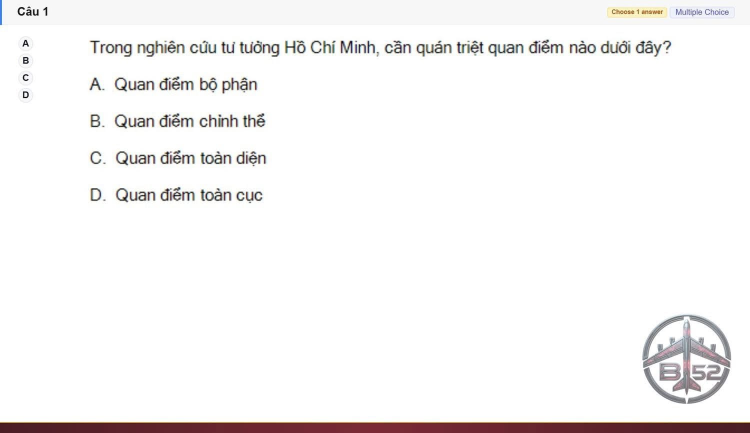
#> input picture HCM202 SU26 FE_001.jpg, 1500 x 866 px (shown at 1/2 size); its folder holds only this picture in this run
$ python -i fuexam_core.py   (imports and definitions only)
#> lines starting #> are read from the running program, lines starting #| are printed output that depends on the picture
from __future__ import annotations

import base64
import csv
import io
import json
import os
import re
import shutil
import subprocess
import time
import unicodedata
import urllib.error
import urllib.request
import uuid
from dataclasses import dataclass
from pathlib import Path

from PIL import Image


IMAGE_EXTENSIONS = {".jpg", ".jpeg", ".png", ".webp", ".gif", ".bmp", ".tif", ".tiff"}
NUMBERED_NAME = re.compile(r"^(.*?)(\d+)(\.[^.]+)$")


@dataclass(frozen=True)
class RenameItem:
    source: Path
    target: Path
    question_number: int


# [14 lines left out: functions list_images, infer_name_parts, not called in this run]


def make_target(source: Path, question_number: int, prefix: str, digits: int, extension: str) -> Path:
    ext = extension if extension.startswith(".") else f".{extension}"
    return source.parent / f"{prefix}{question_number:0{digits}d}{ext}"


# [114 lines left out: functions validate_rename_items, unique_backup_folder, execute_safe_rename, extract_first_json_integer, get_ollama_models, find_ollama_executable and 1 more, not called in this run]


def _question_header(image_path: Path) -> Image.Image:
#> called with image_path = '../HCM202 SU26 FE_001.jpg'
    with Image.open(image_path) as source:
#> source is the input picture: PIL image 1500x866 RGB; mean R, G, B 245.9, 244.4, 244.2
        image = source.convert("RGB")
    header_height = max(1, round(image.height * 0.28))
#> header_height = 242
    image = image.crop((0, 0, image.width, header_height))
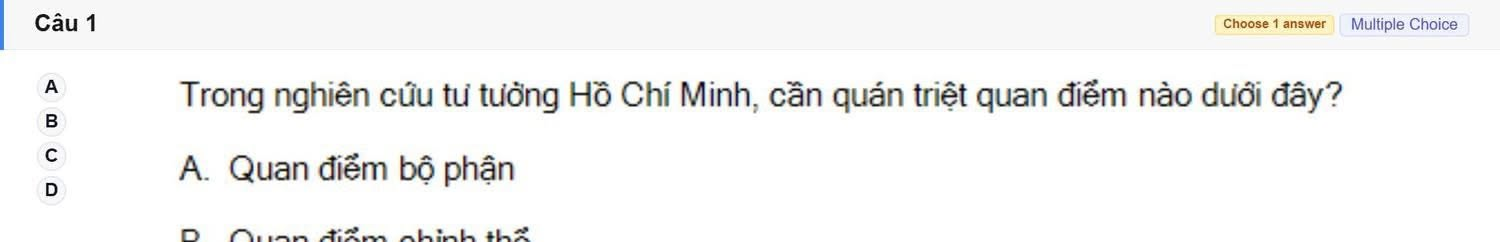
#> image: PIL image 1500x242 RGB; mean R, G, B 244.5, 244.6, 244
    if image.width > 1600:
        height = max(1, round(image.height * 1600 / image.width))
        image = image.resize((1600, height), Image.Resampling.LANCZOS)
    return image


# [184 lines left out: functions detect_question_with_tesseract, _normalize_ocr_text, locate_text_lines_with_tesseract, ensure_ollama_server, unload_ollama_model, detect_question_with_ollama, not called in this run]

>>> result = _question_header('../HCM202 SU26 FE_001.jpg')

$ run again, on PRN222 SU26 B5 FE RE_001.jpg
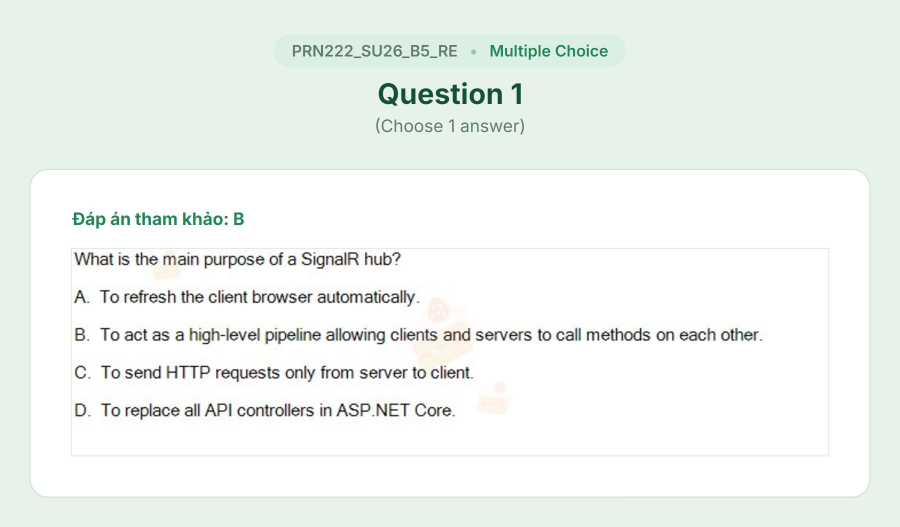
#> input picture PRN222 SU26 B5 FE RE_001.jpg, 1800 x 1054 px (shown at 1/2 size)
#> in _question_header, source is the input picture: PIL image 1800x1054 RGB; mean R, G, B 238.9, 244.3, 240.3
#> in _question_header, `image = image.crop((0, 0, image.width, header_height))`:
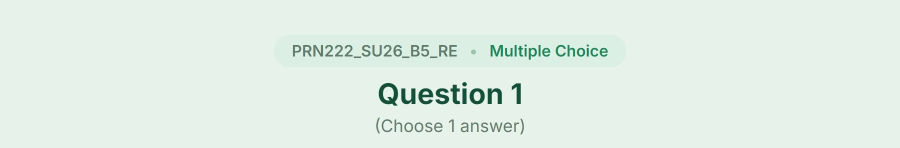
#> image: PIL image 1800x295 RGB (shown at 1/2 size); mean R, G, B 226.1, 238.7, 230.1

$ run again, on PRN222 SU26 B5 FE RE_034.jpg
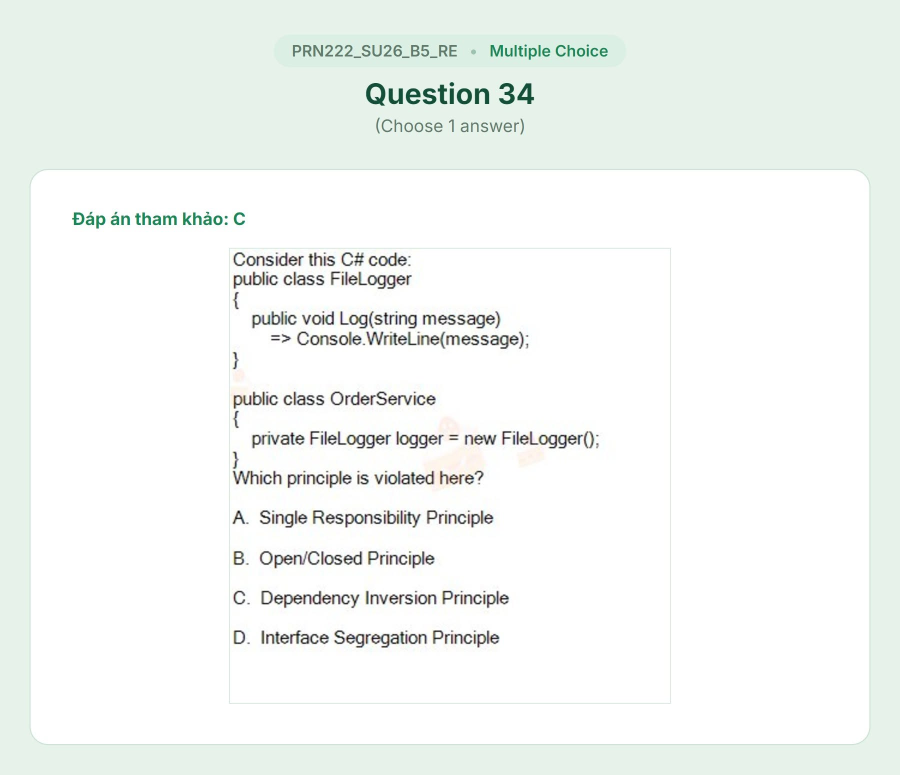
#> input picture PRN222 SU26 B5 FE RE_034.jpg, 1800 x 1549 px (shown at 1/2 size)
#> in _question_header, source is the input picture: PIL image 1800x1549 RGB; mean R, G, B 242.4, 246.3, 243.4
#> in _question_header, `image = image.crop((0, 0, image.width, header_height))`:
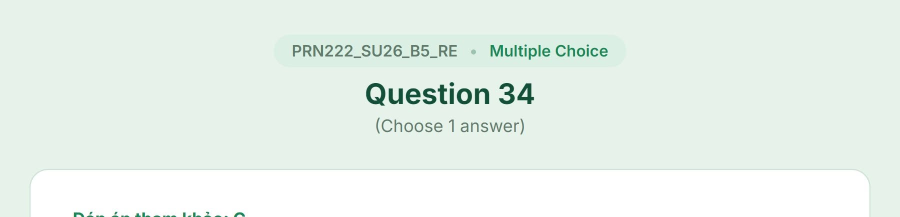
#> image: PIL image 1800x434 RGB (shown at 1/2 size); mean R, G, B 231.8, 242, 235
